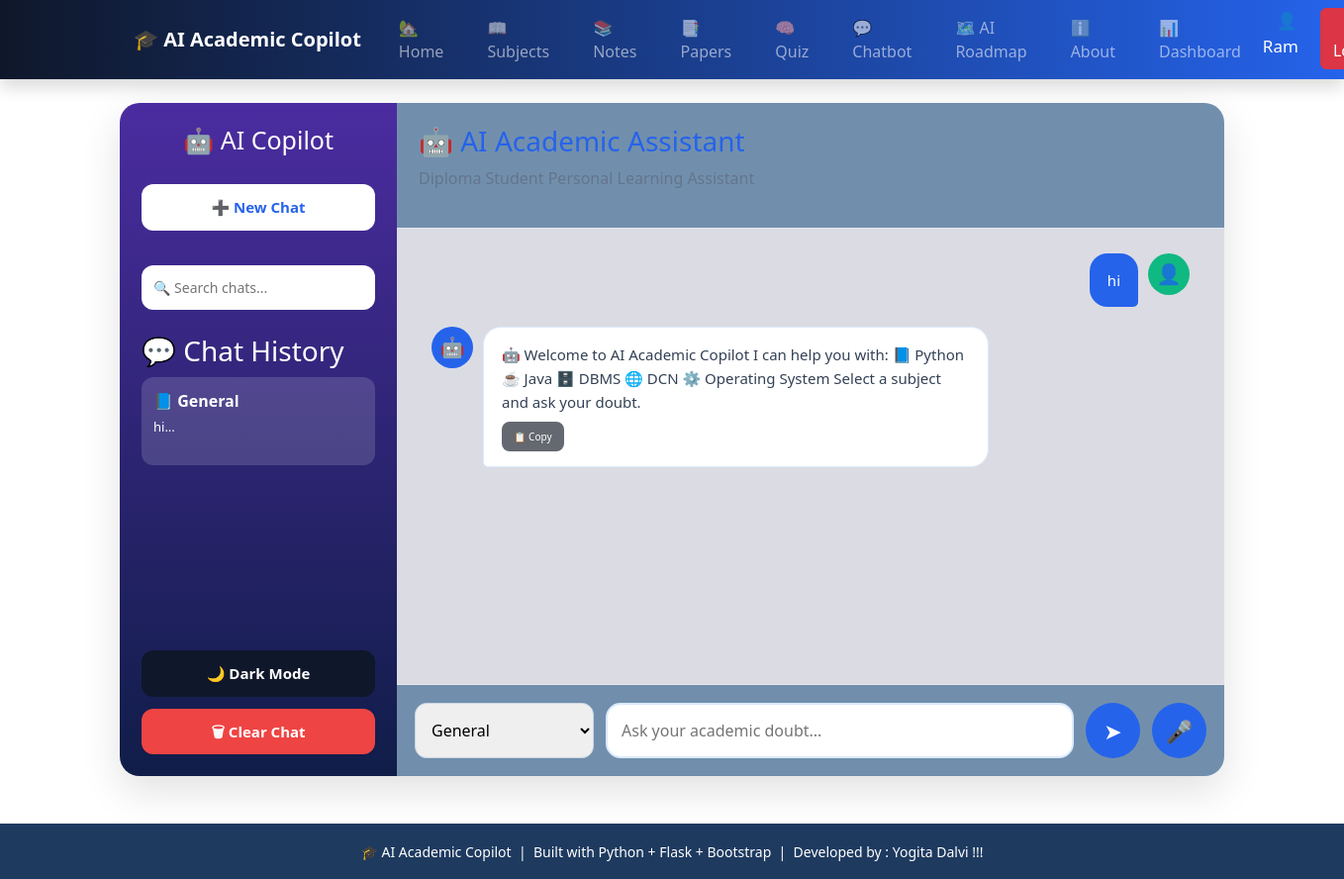
The page /chatbot (signed in) on the database its author committed.
### tables this page shows
CREATE TABLE chat_history (
        id INTEGER PRIMARY KEY AUTOINCREMENT,
        user_id INTEGER NOT NULL,
        subject TEXT,
        question TEXT NOT NULL,
        answer TEXT NOT NULL,
        created_at TIMESTAMP DEFAULT CURRENT_TIMESTAMP,
        FOREIGN KEY(user_id) REFERENCES users(id)
    );

### app.py (the view, shortened to what this page needs)
@app.route("/chatbot", methods=["GET", "POST"])
def chatbot():
    conn = sqlite3.connect("database.db")
    conn.row_factory = sqlite3.Row
    cur = conn.cursor()
    user_id = session.get("user_id")
    if not user_id:
        return redirect(url_for("login"))
    cur.execute("""
    SELECT *
    FROM chat_history
    WHERE user_id=?
    ORDER BY id ASC
    """,
    (user_id,))
    chats = cur.fetchall()
    conn.close()
    return render_template(
        "chatbot.html",
        chats=chats
    )

### templates/chatbot.html (shortened to what this page needs)
{% extends "base.html" %}
{% block content %}
<div class="chatgpt-container">
    <aside class="sidebar">
        <div class="sidebar-header">
            <h2>🤖 AI Copilot</h2>
            <button class="new-chat-btn" onclick="location.reload()">
                ➕ New Chat
            </button>
        </div>
        <input
            type="text"
            id="chatSearch"
            class="chat-search"
            placeholder="🔍 Search chats...">
        <h3 class="history-title">
            💬 Chat History
        </h3>
        <div class="history-list" id="historyList">
            {% if chats %}
                {% for chat in chats %}
                <div class="history-item">
                    <b>
                        📘 {{ chat.subject }}
                    </b>
                    <p>
                        {{ chat.question[:40] }}...
                    </p>
                </div>
                {% endfor %}
            {% else %}
                <p class="empty">
                    No chats yet
                </p>
            {% endif %}
        </div>
        <button id="darkModeBtn" class="dark-btn">
            🌙 Dark Mode
        </button>
        <button id="clearChatBtn" class="clear-btn">
            🗑 Clear Chat
        </button>
    </aside>
    <section class="chat-area">
        <div class="chat-header">
            <h1>
                🤖 AI Academic Assistant
            </h1>
            <p>
                Diploma Student Personal Learning Assistant
            </p>
        </div>
        <div class="messages" id="chatBox">
            {% if chats %}
                {% for chat in chats %}
                <div class="message user-message">
                    <div class="bubble user-bubble">
                        {{ chat.question }}
                    </div>
                    <div class="avatar user-avatar">
                        👤
                    </div>
                </div>
                <div class="message ai-message">
                    <div class="avatar ai-avatar">
                        🤖
                    </div>
                    <div class="bubble ai-bubble">
                        {{ chat.answer|safe }}
                        <button
                        class="copy-btn"
                        onclick="copyResponse(this)">
                            📋 Copy
                        </button>
                    </div>
                </div>
                {% endfor %}
            {% endif %}
        </div>
        <form id="chatForm">
            <div class="input-box">
                <select id="subject">
                    <option value="General">
                        General
                    </option>
                </select>
                <input
                id="question"
                type="text"
                placeholder="Ask your academic doubt..."
                autocomplete="off"
                required>
                <button type="submit">
                    ➤
                </button>
                <button
                type="button"
                id="micBtn"
                class="mic-btn">
                🎤
                </button>
            </div>
        </form>
    </section>
</div>
{% endblock %}

### static/css/chatbot.css (style rules this page uses)
* { margin:0; padding:0; box-sizing:border-box; font-family:"Segoe UI",sans-serif; }
.chatgpt-container { display:flex; height:85vh; width:100%; background:#f8fafc; border-radius:20px; overflow:hidden; box-shadow:0 15px 40px rgba(0,0,0,0.12); }
.sidebar { width:280px; background:linear-gradient( 180deg, #4b2ca0, #101d48 ); color:white; padding:22px; display:flex; flex-direction:column; }
.sidebar-header { text-align:center; margin-bottom:20px; }
.sidebar-header h2 { font-size:25px; margin-bottom:18px; }
.new-chat-btn, .dark-btn, .clear-btn { width:100%; padding:12px; border:none; border-radius:12px; margin-top:12px; cursor:pointer; font-size:15px; font-weight:600; transition:.3s; }
.new-chat-btn { background:white; color:#2563eb; }
.dark-btn { background:#0f172a; color:white; }
.clear-btn { background:#ef4444; color:white; }
.chat-search { margin:15px 0; padding:12px; border-radius:12px; border:none; outline:none; font-size:14px; }
.history-title { margin:10px 0; }
.history-list { flex:1; overflow-y:auto; }
.history-item { background:rgba(255,255,255,0.15); padding:12px; border-radius:12px; margin-bottom:10px; cursor:pointer; }
.history-item p { font-size:13px; margin-top:5px; }
.chat-area { flex:1; display:flex; flex-direction:column; background:hsl(210, 27%, 56%); }
.chat-header { padding:22px; border-bottom:1px solid #e5e7eb; }
.chat-header h1 { color:#2563eb; font-size:28px; }
.chat-header p { color:#64748b; margin-top:5px; }
.messages { flex:1; padding:25px; overflow-y:auto; background:rgb(219, 220, 227); }
.message { display:flex; margin-bottom:20px; animation:slide .3s ease; }
.user-message { justify-content:flex-end; }
.ai-message { justify-content:flex-start; }
.avatar { width:42px; height:42px; border-radius:50%; display:flex; align-items:center; justify-content:center; margin:0 10px; font-size:20px; }
.user-avatar { background:#10b981; }
.ai-avatar { background:#2563eb; }
.bubble { max-width:65%; padding:15px 18px; border-radius:18px; line-height:1.6; font-size:15px; }
.user-bubble { background:#2563eb; color:white; border-bottom-right-radius:5px; }
.ai-bubble { background:white; color:#334155; border:1px solid #dbeafe; border-bottom-left-radius:5px; }
.copy-btn { display:block; margin-top:8px; padding:7px 12px; border:none; border-radius:8px; background:#646870; color:white; cursor:pointer; font-size:10px; }
#chatForm { padding:18px; border-top:1px solid #e5e7eb; }
.input-box { display:flex; gap:12px; }
.input-box select { padding:12px; border-radius:12px; border:1px solid #cbd5e1; }
.input-box input { flex:1; padding:14px; border-radius:15px; border:2px solid #dbeafe; outline:none; }
.input-box button { width:55px; border:none; border-radius:50%; background:#2563eb; color:white; font-size:22px; cursor:pointer; }

### rows shown on the page
chat_history: subject "General", question "hi", answer "🤖 Welcome to AI Academic Copilot I can help you with: 📘 Python ☕ Java 🗄️ DBMS 🌐 DCN ⚙️ Operating System Select a subject and ask your doubt."

### other values the page prints
{{ session.get('username') }} "Ram"
